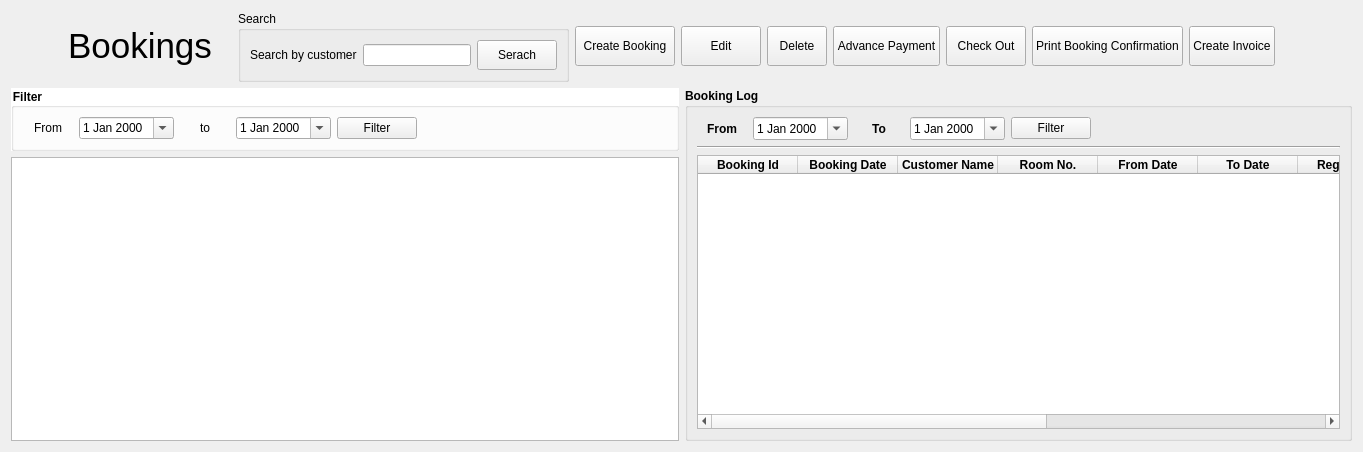
<?xml version="1.0" encoding="UTF-8"?>
<ui version="4.0">
 <class>BookingCalendar</class>
 <widget class="QWidget" name="BookingCalendar">
  <property name="geometry">
   <rect>
    <x>0</x>
    <y>0</y>
    <width>1363</width>
    <height>452</height>
   </rect>
  </property>
  <property name="windowTitle">
   <string>Booking Calendar</string>
  </property>
  <layout class="QVBoxLayout" name="verticalLayout_2">
   <item>
    <layout class="QGridLayout" name="gridLayout_4">
     <item row="0" column="0">
      <widget class="QLabel" name="label">
       <property name="sizePolicy">
        <sizepolicy hsizetype="Fixed" vsizetype="Fixed">
         <horstretch>0</horstretch>
         <verstretch>0</verstretch>
        </sizepolicy>
       </property>
       <property name="minimumSize">
        <size>
         <width>51</width>
         <height>51</height>
        </size>
       </property>
       <property name="text">
        <string/>
       </property>
       <property name="pixmap">
        <pixmap resource="bill_master_resources.qrc">:/icons/icons/calendar_small.png</pixmap>
       </property>
       <property name="scaledContents">
        <bool>false</bool>
       </property>
      </widget>
     </item>
     <item row="0" column="1">
      <widget class="QLabel" name="label_2">
       <property name="sizePolicy">
        <sizepolicy hsizetype="Fixed" vsizetype="Fixed">
         <horstretch>0</horstretch>
         <verstretch>0</verstretch>
        </sizepolicy>
       </property>
       <property name="font">
        <font>
         <pointsize>26</pointsize>
        </font>
       </property>
       <property name="text">
        <string>Bookings  </string>
       </property>
      </widget>
     </item>
     <item row="0" column="8">
      <widget class="QPushButton" name="printBookingConfirm">
       <property name="minimumSize">
        <size>
         <width>60</width>
         <height>40</height>
        </size>
       </property>
       <property name="text">
        <string>Print Booking Confirmation</string>
       </property>
       <property name="icon">
        <iconset resource="bill_master_resources.qrc">
         <normaloff>:/icons/icons/1433370007_vector_66_15.png</normaloff>:/icons/icons/1433370007_vector_66_15.png</iconset>
       </property>
      </widget>
     </item>
     <item row="0" column="5">
      <widget class="QToolButton" name="deleteBooking">
       <property name="sizePolicy">
        <sizepolicy hsizetype="Fixed" vsizetype="Fixed">
         <horstretch>0</horstretch>
         <verstretch>0</verstretch>
        </sizepolicy>
       </property>
       <property name="minimumSize">
        <size>
         <width>60</width>
         <height>40</height>
        </size>
       </property>
       <property name="text">
        <string>Delete</string>
       </property>
       <property name="icon">
        <iconset resource="bill_master_resources.qrc">
         <normaloff>:/icons/icons/1429107797_678069-sign-error-128.png</normaloff>:/icons/icons/1429107797_678069-sign-error-128.png</iconset>
       </property>
       <property name="toolButtonStyle">
        <enum>Qt::ToolButtonTextBesideIcon</enum>
       </property>
      </widget>
     </item>
     <item row="0" column="2">
      <widget class="QGroupBox" name="groupBox">
       <property name="sizePolicy">
        <sizepolicy hsizetype="Fixed" vsizetype="Fixed">
         <horstretch>0</horstretch>
         <verstretch>0</verstretch>
        </sizepolicy>
       </property>
       <property name="minimumSize">
        <size>
         <width>300</width>
         <height>50</height>
        </size>
       </property>
       <property name="title">
        <string>Search</string>
       </property>
       <layout class="QVBoxLayout" name="verticalLayout_5">
        <item>
         <layout class="QGridLayout" name="gridLayout_3">
          <item row="0" column="0">
           <widget class="QLabel" name="label_3">
            <property name="text">
             <string>Search by customer</string>
            </property>
           </widget>
          </item>
          <item row="0" column="1">
           <widget class="QLineEdit" name="customerName"/>
          </item>
          <item row="0" column="2">
           <widget class="QPushButton" name="searchButton">
            <property name="minimumSize">
             <size>
              <width>0</width>
              <height>30</height>
             </size>
            </property>
            <property name="text">
             <string>Serach</string>
            </property>
            <property name="icon">
             <iconset resource="bill_master_resources.qrc">
              <normaloff>:/icons/icons/1434133405_search-icon-tm.png</normaloff>:/icons/icons/1434133405_search-icon-tm.png</iconset>
            </property>
           </widget>
          </item>
         </layout>
        </item>
       </layout>
      </widget>
     </item>
     <item row="0" column="4">
      <widget class="QPushButton" name="editBooking">
       <property name="minimumSize">
        <size>
         <width>0</width>
         <height>40</height>
        </size>
       </property>
       <property name="text">
        <string>Edit</string>
       </property>
       <property name="icon">
        <iconset resource="bill_master_resources.qrc">
         <normaloff>:/icons/icons/1428360743_file_edit.png</normaloff>:/icons/icons/1428360743_file_edit.png</iconset>
       </property>
      </widget>
     </item>
     <item row="0" column="7">
      <widget class="QPushButton" name="checkOutBtn">
       <property name="minimumSize">
        <size>
         <width>0</width>
         <height>40</height>
        </size>
       </property>
       <property name="text">
        <string>Check Out</string>
       </property>
       <property name="icon">
        <iconset resource="bill_master_resources.qrc">
         <normaloff>:/icons/icons/1428287627_user-alt-128.png</normaloff>:/icons/icons/1428287627_user-alt-128.png</iconset>
       </property>
      </widget>
     </item>
     <item row="0" column="3">
      <widget class="QToolButton" name="createBooking">
       <property name="sizePolicy">
        <sizepolicy hsizetype="Fixed" vsizetype="Fixed">
         <horstretch>0</horstretch>
         <verstretch>0</verstretch>
        </sizepolicy>
       </property>
       <property name="minimumSize">
        <size>
         <width>100</width>
         <height>40</height>
        </size>
       </property>
       <property name="text">
        <string>Create Booking</string>
       </property>
       <property name="icon">
        <iconset resource="bill_master_resources.qrc">
         <normaloff>:/icons/icons/1429107785_678092-sign-add-128.png</normaloff>:/icons/icons/1429107785_678092-sign-add-128.png</iconset>
       </property>
       <property name="toolButtonStyle">
        <enum>Qt::ToolButtonTextBesideIcon</enum>
       </property>
      </widget>
     </item>
     <item row="0" column="10">
      <spacer name="horizontalSpacer">
       <property name="orientation">
        <enum>Qt::Horizontal</enum>
       </property>
       <property name="sizeHint" stdset="0">
        <size>
         <width>40</width>
         <height>20</height>
        </size>
       </property>
      </spacer>
     </item>
     <item row="0" column="9">
      <widget class="QPushButton" name="createInvoice">
       <property name="minimumSize">
        <size>
         <width>0</width>
         <height>40</height>
        </size>
       </property>
       <property name="text">
        <string>Create Invoice</string>
       </property>
       <property name="icon">
        <iconset resource="bill_master_resources.qrc">
         <normaloff>:/icons/icons/small_notepad-128.png</normaloff>:/icons/icons/small_notepad-128.png</iconset>
       </property>
      </widget>
     </item>
     <item row="0" column="6">
      <widget class="QPushButton" name="advPaymentBtn">
       <property name="minimumSize">
        <size>
         <width>0</width>
         <height>40</height>
        </size>
       </property>
       <property name="text">
        <string>Advance Payment</string>
       </property>
       <property name="icon">
        <iconset resource="bill_master_resources.qrc">
         <normaloff>:/icons/icons/1435047788_coins.png</normaloff>:/icons/icons/1435047788_coins.png</iconset>
       </property>
       <property name="flat">
        <bool>false</bool>
       </property>
      </widget>
     </item>
    </layout>
   </item>
   <item>
    <layout class="QHBoxLayout" name="horizontalLayout_2">
     <item>
      <layout class="QVBoxLayout" name="verticalLayout">
       <item>
        <widget class="QGroupBox" name="groupBox_3">
         <property name="sizePolicy">
          <sizepolicy hsizetype="Preferred" vsizetype="Minimum">
           <horstretch>0</horstretch>
           <verstretch>0</verstretch>
          </sizepolicy>
         </property>
         <property name="minimumSize">
          <size>
           <width>0</width>
           <height>50</height>
          </size>
         </property>
         <property name="font">
          <font>
           <weight>75</weight>
           <bold>true</bold>
          </font>
         </property>
         <property name="styleSheet">
          <string notr="true">QGroupBox { background:#fff;}</string>
         </property>
         <property name="title">
          <string>Filter</string>
         </property>
         <layout class="QVBoxLayout" name="verticalLayout_3">
          <item>
           <layout class="QGridLayout" name="gridLayout">
            <item row="0" column="0">
             <widget class="QLabel" name="label_4">
              <property name="minimumSize">
               <size>
                <width>50</width>
                <height>0</height>
               </size>
              </property>
              <property name="font">
               <font/>
              </property>
              <property name="text">
               <string>From</string>
              </property>
              <property name="alignment">
               <set>Qt::AlignCenter</set>
              </property>
             </widget>
            </item>
            <item row="0" column="1">
             <widget class="QDateEdit" name="calenderFilterFrom">
              <property name="calendarPopup">
               <bool>true</bool>
              </property>
             </widget>
            </item>
            <item row="0" column="2">
             <widget class="QLabel" name="label_5">
              <property name="minimumSize">
               <size>
                <width>50</width>
                <height>0</height>
               </size>
              </property>
              <property name="font">
               <font/>
              </property>
              <property name="text">
               <string>to</string>
              </property>
              <property name="alignment">
               <set>Qt::AlignCenter</set>
              </property>
             </widget>
            </item>
            <item row="0" column="3">
             <widget class="QDateEdit" name="calenderFilterTo">
              <property name="calendarPopup">
               <bool>true</bool>
              </property>
             </widget>
            </item>
            <item row="0" column="4">
             <widget class="QPushButton" name="calendarFilter">
              <property name="text">
               <string>Filter</string>
              </property>
             </widget>
            </item>
            <item row="0" column="5">
             <spacer name="horizontalSpacer_3">
              <property name="orientation">
               <enum>Qt::Horizontal</enum>
              </property>
              <property name="sizeHint" stdset="0">
               <size>
                <width>40</width>
                <height>20</height>
               </size>
              </property>
             </spacer>
            </item>
           </layout>
          </item>
         </layout>
        </widget>
       </item>
       <item>
        <widget class="QTableWidget" name="bookingCalendarTable">
         <property name="sizePolicy">
          <sizepolicy hsizetype="Expanding" vsizetype="MinimumExpanding">
           <horstretch>0</horstretch>
           <verstretch>0</verstretch>
          </sizepolicy>
         </property>
         <property name="font">
          <font>
           <pointsize>16</pointsize>
          </font>
         </property>
         <property name="editTriggers">
          <set>QAbstractItemView::NoEditTriggers</set>
         </property>
         <property name="selectionMode">
          <enum>QAbstractItemView::NoSelection</enum>
         </property>
         <property name="selectionBehavior">
          <enum>QAbstractItemView::SelectItems</enum>
         </property>
        </widget>
       </item>
      </layout>
     </item>
     <item>
      <widget class="QGroupBox" name="groupBox_2">
       <property name="sizePolicy">
        <sizepolicy hsizetype="MinimumExpanding" vsizetype="Preferred">
         <horstretch>0</horstretch>
         <verstretch>0</verstretch>
        </sizepolicy>
       </property>
       <property name="font">
        <font>
         <weight>75</weight>
         <bold>true</bold>
        </font>
       </property>
       <property name="title">
        <string>Booking Log</string>
       </property>
       <layout class="QVBoxLayout" name="verticalLayout_4">
        <item>
         <layout class="QGridLayout" name="gridLayout_2">
          <item row="0" column="0">
           <widget class="QLabel" name="label_6">
            <property name="minimumSize">
             <size>
              <width>50</width>
              <height>0</height>
             </size>
            </property>
            <property name="font">
             <font>
              <weight>75</weight>
              <bold>true</bold>
             </font>
            </property>
            <property name="text">
             <string>From</string>
            </property>
            <property name="alignment">
             <set>Qt::AlignCenter</set>
            </property>
           </widget>
          </item>
          <item row="0" column="3">
           <widget class="QLabel" name="label_7">
            <property name="minimumSize">
             <size>
              <width>50</width>
              <height>0</height>
             </size>
            </property>
            <property name="font">
             <font>
              <weight>75</weight>
              <bold>true</bold>
             </font>
            </property>
            <property name="text">
             <string>To</string>
            </property>
            <property name="alignment">
             <set>Qt::AlignCenter</set>
            </property>
           </widget>
          </item>
          <item row="0" column="1">
           <widget class="QDateEdit" name="bookingLogFilterFrom">
            <property name="font">
             <font>
              <weight>50</weight>
              <bold>false</bold>
             </font>
            </property>
            <property name="calendarPopup">
             <bool>true</bool>
            </property>
           </widget>
          </item>
          <item row="0" column="4">
           <widget class="QDateEdit" name="bookingLogFilterTo">
            <property name="font">
             <font>
              <weight>50</weight>
              <bold>false</bold>
             </font>
            </property>
            <property name="calendarPopup">
             <bool>true</bool>
            </property>
           </widget>
          </item>
          <item row="0" column="5">
           <widget class="QPushButton" name="bookingLogFilter">
            <property name="font">
             <font>
              <weight>50</weight>
              <bold>false</bold>
             </font>
            </property>
            <property name="text">
             <string>Filter</string>
            </property>
           </widget>
          </item>
          <item row="0" column="6">
           <spacer name="horizontalSpacer_2">
            <property name="orientation">
             <enum>Qt::Horizontal</enum>
            </property>
            <property name="sizeHint" stdset="0">
             <size>
              <width>40</width>
              <height>20</height>
             </size>
            </property>
           </spacer>
          </item>
         </layout>
        </item>
        <item>
         <widget class="Line" name="line">
          <property name="orientation">
           <enum>Qt::Horizontal</enum>
          </property>
         </widget>
        </item>
        <item>
         <widget class="QTableWidget" name="bookingLogTable">
          <property name="editTriggers">
           <set>QAbstractItemView::NoEditTriggers</set>
          </property>
          <property name="selectionMode">
           <enum>QAbstractItemView::SingleSelection</enum>
          </property>
          <property name="selectionBehavior">
           <enum>QAbstractItemView::SelectRows</enum>
          </property>
          <attribute name="verticalHeaderVisible">
           <bool>false</bool>
          </attribute>
          <column>
           <property name="text">
            <string>Booking Id</string>
           </property>
          </column>
          <column>
           <property name="text">
            <string>Booking Date</string>
           </property>
          </column>
          <column>
           <property name="text">
            <string>Customer Name</string>
           </property>
          </column>
          <column>
           <property name="text">
            <string>Room No.</string>
           </property>
          </column>
          <column>
           <property name="text">
            <string>From Date</string>
           </property>
          </column>
          <column>
           <property name="text">
            <string>To Date</string>
           </property>
          </column>
          <column>
           <property name="text">
            <string>Reg. Serial</string>
           </property>
          </column>
          <column>
           <property name="text">
            <string>Check In</string>
           </property>
          </column>
          <column>
           <property name="text">
            <string>Check Out</string>
           </property>
          </column>
          <column>
           <property name="text">
            <string>Num of Persons</string>
           </property>
          </column>
          <column>
           <property name="text">
            <string>Num of Days</string>
           </property>
          </column>
         </widget>
        </item>
       </layout>
      </widget>
     </item>
    </layout>
   </item>
  </layout>
 </widget>
 <resources>
  <include location="bill_master_resources.qrc"/>
 </resources>
 <connections/>
</ui>
